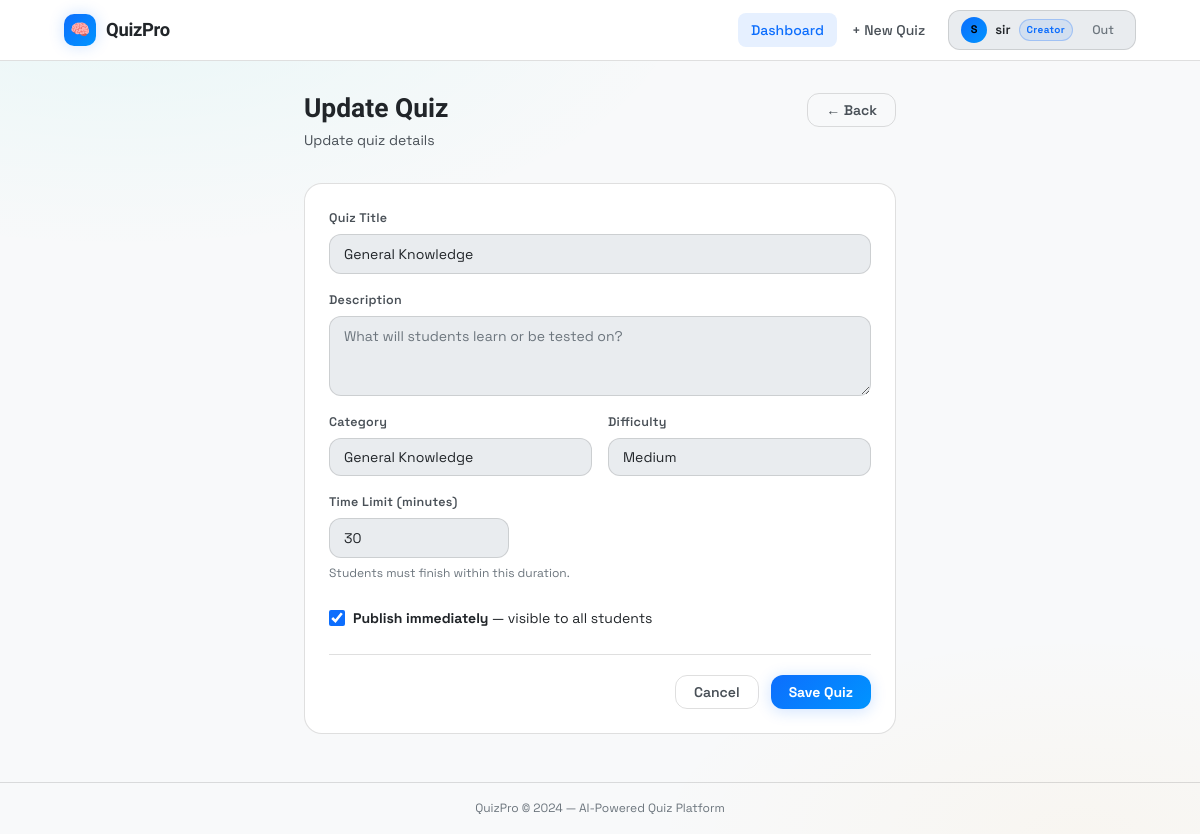
Screenshot of /creator/quiz/2/edit (signed in) with the database file from the repository.
### models.py (models this page shows, shortened)
class User(UserMixin, db.Model):
    __tablename__ = 'users'
    id            = db.Column(db.Integer, primary_key=True)
    username      = db.Column(db.String(64),  unique=True, nullable=False, index=True)
    email         = db.Column(db.String(120), unique=True, nullable=False, index=True)
    password_hash = db.Column(db.String(256), nullable=False)
    role          = db.Column(db.String(20),  nullable=False, default='student')
    created_at    = db.Column(db.DateTime,    default=datetime.utcnow)
    quizzes  = db.relationship('Quiz',    backref='creator', lazy='dynamic', cascade='all, delete-orphan')
    attempts = db.relationship('Attempt', backref='student', lazy='dynamic', cascade='all, delete-orphan')
    @property
    def is_creator(self): return self.role == 'creator'

class Quiz(db.Model):
    __tablename__ = 'quizzes'
    id           = db.Column(db.Integer, primary_key=True)
    title        = db.Column(db.String(150), nullable=False)
    description  = db.Column(db.Text,        nullable=True)
    category     = db.Column(db.String(80),  nullable=False, default='General')
    difficulty   = db.Column(db.String(20),  nullable=False, default='Medium')
    time_limit   = db.Column(db.Integer,     nullable=False, default=30)
    is_published = db.Column(db.Boolean,     default=False)
    created_at   = db.Column(db.DateTime,    default=datetime.utcnow)
    updated_at   = db.Column(db.DateTime,    default=datetime.utcnow, onupdate=datetime.utcnow)
    creator_id   = db.Column(db.Integer, db.ForeignKey('users.id', ondelete='CASCADE'), nullable=False)
    questions = db.relationship('Question', backref='quiz', lazy='dynamic',
                                cascade='all, delete-orphan', order_by='Question.order_num')
    attempts  = db.relationship('Attempt',  backref='quiz', lazy='dynamic',
                                cascade='all, delete-orphan')

### routes/creator.py (the view, shortened to what this page needs)
@creator_bp.route('/quiz/<int:quiz_id>/edit', methods=['GET', 'POST'])
@login_required
@creator_required
def edit_quiz(quiz_id):
    quiz = Quiz.query.get_or_404(quiz_id)
    if quiz.creator_id != current_user.id:
        abort(403)
    form = QuizForm(obj=quiz)
    return render_template('creator/quiz_form.html', form=form, quiz=quiz,
                           title='Edit Quiz', action='Update')

### forms.py
class QuizForm(FlaskForm):
    title       = StringField('Quiz Title',   validators=[DataRequired(), Length(5, 150)])
    description = TextAreaField('Description', validators=[Optional(), Length(max=1000)])
    category    = SelectField('Category', choices=[
        ('General Knowledge','General Knowledge'),('Mathematics','Mathematics'),
        ('Science','Science'),('Technology','Technology'),('History','History'),
        ('Geography','Geography'),('Literature','Literature'),('Programming','Programming'),
        ('Physics','Physics'),('Chemistry','Chemistry'),('Biology','Biology'),
        ('Economics','Economics'),('Sports','Sports'),('Music','Music'),('Other','Other'),
    ])
    difficulty   = SelectField('Difficulty', choices=[('Easy','Easy'),('Medium','Medium'),('Hard','Hard')])
    time_limit   = IntegerField('Time Limit (minutes)', validators=[DataRequired(), NumberRange(1, 180)], default=30)
    is_published = BooleanField('Publish immediately')
    submit       = SubmitField('Save Quiz')

### routes/creator.py (called while the page is built)
def creator_required(f):
    @wraps(f)
    def dec(*a, **kw):
        if not current_user.is_authenticated or not current_user.is_creator:
            flash('Access restricted to Quiz Creators.', 'warning')
            abort(403)
        return f(*a, **kw)
    return dec

### templates/creator/quiz_form.html (shortened to what this page needs)
{% extends 'base.html' %}
{% block content %}
<div class="container-sm">
  <div class="ph">
    <div>
      <h1>{{ action }} Quiz</h1>
      <p>{% if action=='Create' %}Design a new quiz for students{% else %}Update quiz details{% endif %}</p>
    </div>
    <a href="{{ url_for('creator.dashboard') }}" class="btn btn-outline">← Back</a>
  </div>
  <div class="card slide-up">
    <div class="card-body">
      <form method="POST" novalidate>
        <div class="fg mb4">
          <label class="label">Quiz Title</label>
          {{ form.title(class='input'+(' is-invalid' if form.title.errors else ''), placeholder='e.g. Python Fundamentals Quiz') }}
        </div>
        <div class="fg mb4">
          <label class="label">Description</label>
          {{ form.description(class='input'+(' is-invalid' if form.description.errors else ''), rows=3, placeholder='What will students learn or be tested on?') }}
        </div>
        <div class="row2 mb4">
          <div class="fg">
            <label class="label">Category</label>
            {{ form.category(class='input') }}
          </div>
          <div class="fg">
            <label class="label">Difficulty</label>
            {{ form.difficulty(class='input') }}
          </div>
        </div>
        <div class="fg mb5">
          <label class="label">Time Limit (minutes)</label>
          {{ form.time_limit(class='input'+(' is-invalid' if form.time_limit.errors else ''), style='max-width:180px') }}
          <span class="hint">Students must finish within this duration.</span>
        </div>
        <div class="check mb5">
          {{ form.is_published(id='pub') }}
          <label for="pub" style="font-size:14px;cursor:pointer"><b>Publish immediately</b> — visible to all students</label>
        </div>
        <div class="divider"></div>
        <div class="flex g3" style="justify-content:flex-end">
          <a href="{{ url_for('creator.dashboard') }}" class="btn btn-outline">Cancel</a>
          {{ form.submit(class='btn btn-primary') }}
        </div>
      </form>
    </div>
  </div>
</div>
{% endblock %}

### templates/base.html (shortened to what this page needs)
<!DOCTYPE html>
<html lang="en">
<head>
  <link rel="stylesheet" href="{{ url_for('static', filename='css/style.css') }}">
</head>
<body>
<div class="wrapper">
  <nav class="nav">
    <div class="nav-inner">
      <a href="{{ url_for('index') }}" class="nav-brand">
        <div class="brand-icon">🧠</div>
        QuizPro
      </a>
      {% if current_user.is_authenticated %}
      <div class="nav-links">
        {% if current_user.is_creator %}
          <a href="{{ url_for('creator.dashboard') }}"
             class="nav-a {% if 'creator' in (request.endpoint or '') %}active{% endif %}">Dashboard</a>
          <a href="{{ url_for('creator.create_quiz') }}" class="nav-a">+ New Quiz</a>
        {% else %}
          <a href="{{ url_for('student.dashboard') }}"
             class="nav-a {% if request.endpoint == 'student.dashboard' %}active{% endif %}">Quizzes</a>
          <a href="{{ url_for('student.history') }}"
             class="nav-a {% if request.endpoint == 'student.history' %}active{% endif %}">My History</a>
        {% endif %}
        <div class="nav-user" style="margin-left:.5rem">
          <div class="avatar">{{ current_user.username[0].upper() }}</div>
          <span class="username" style="font-size:13px;font-weight:600">{{ current_user.username }}</span>
          <span class="role-chip">{{ current_user.role|capitalize }}</span>
          <a href="{{ url_for('auth.logout') }}" class="nav-a btn-sm" style="padding:4px 9px;margin-left:2px;color:var(--t3)">Out</a>
        </div>
      </div>
      {% else %}
      <div class="nav-links">
        <a href="{{ url_for('auth.login') }}"    class="nav-a">Sign In</a>
        <a href="{{ url_for('auth.register') }}" class="btn btn-primary btn-sm">Get Started</a>
      </div>
      {% endif %}
    </div>
  </nav>
  <main class="main">{% block content %}{% endblock %}</main>
  <footer>QuizPro &copy; 2024 — AI-Powered Quiz Platform</footer>
</div>
</body>
</html>

### rows the page displays
User: username "S", username "sir", role "Creator"
Quiz: title "General Knowledge", category "General Knowledge", difficulty "Medium", time_limit "30", is_published "☑"

### other values shown
{{ action }} "Update"
